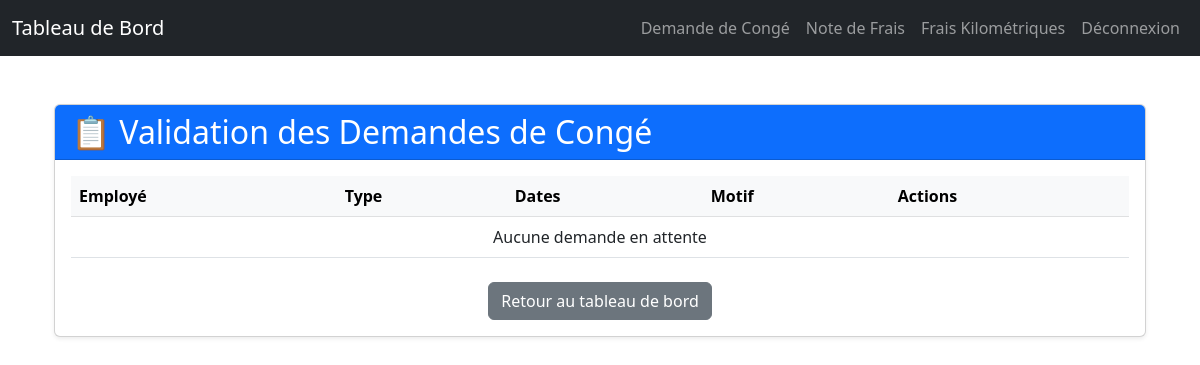
The page /manage-leaves/ (signed in) on the database as committed earlier.
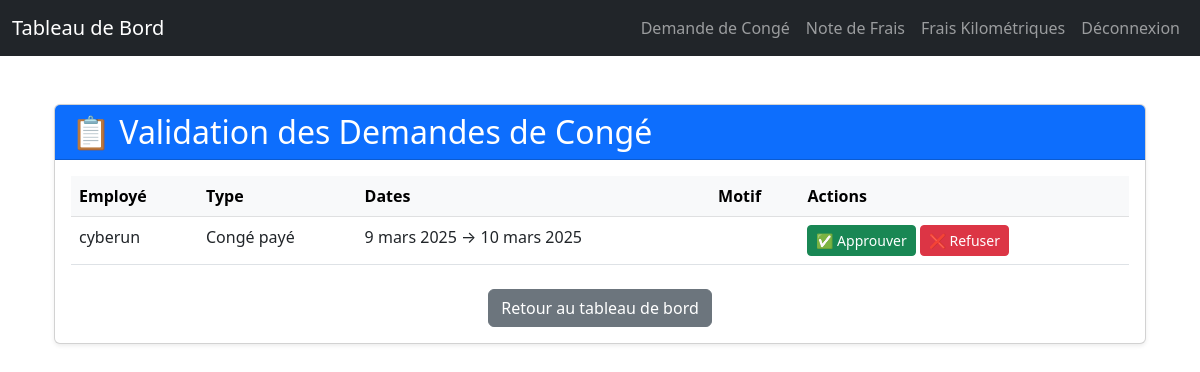
The same page on the database as committed later.
### rh_management/models.py (models this page shows, shortened)
class LeaveRequest(models.Model):
    user = models.ForeignKey(User, on_delete=models.CASCADE)
    leave_type = models.CharField(max_length=10, choices=LEAVE_TYPES, default='CP')  # ✅ Type de congé
    start_date = models.DateField()
    end_date = models.DateField()
    reason = models.TextField(blank=True, null=True)  # ✅ Commentaire optionnel
    status = models.CharField(max_length=10, choices=STATUS_CHOICES, default='pending')  # ✅ Correction
    created_at = models.DateTimeField(auto_now_add=True)

### rh_management/views.py (the view)
# urls.py: path("manage-leaves/", manage_leaves_view, name="manage_leaves"),  # Manage leaves
@login_required
@user_passes_test(is_hr)
def manage_leaves_view(request):
    pending_leaves = LeaveRequest.objects.filter(status='pending')
    return render(request, 'rh_management/manage_leaves.html', {'pending_leaves': pending_leaves})

### rh_management/views.py (called while the page is built)
def is_hr(user):
    return user.is_staff  # Seuls les RH peuvent approuver les congés
    return user.is_staff  # Seuls les RH peuvent approuver les congés

### templates/rh_management/manage_leaves.html
{% extends "base.html" %}
{% block content %}
<div class="container mt-5">
    <div class="card shadow-sm">
        <div class="card-header bg-primary text-white">
            <h2 class="mb-0">📋 Validation des Demandes de Congé</h2>
        </div>
        <div class="card-body">
            <table class="table table-hover">
                <thead class="table-light">
                    <tr>
                        <th>Employé</th>
                        <th>Type</th>
                        <th>Dates</th>
                        <th>Motif</th>
                        <th>Actions</th>
                    </tr>
                </thead>
                <tbody>
                    {% for leave in pending_leaves %}
                    <tr>
                        <td>{{ leave.user.username }}</td>
                        <td>{{ leave.get_leave_type_display }}</td>
                        <td>{{ leave.start_date }} → {{ leave.end_date }}</td>
                        <td>{{ leave.reason }}</td>
                        <td>
                            <a href="{% url 'approve_leave' leave.id %}" class="btn btn-success btn-sm">✅ Approuver</a>
                            <a href="{% url 'reject_leave' leave.id %}" class="btn btn-danger btn-sm">❌ Refuser</a>
                        </td>
                    </tr>
                    {% empty %}
                    <tr>
                        <td colspan="5" class="text-center">Aucune demande en attente</td>
                    </tr>
                    {% endfor %}
                </tbody>
            </table>
            <div class="text-center mt-4">
                <a href="{% url 'dashboard' %}" class="btn btn-secondary">Retour au tableau de bord</a>
            </div>
        </div>
    </div>
</div>
{% endblock %}

### templates/base.html (shortened to what this page needs)
<!DOCTYPE html>
<html lang="fr">
<head>
    <link href="https://cdn.jsdelivr.net/npm/bootstrap@5.3.0/dist/css/bootstrap.min.css" rel="stylesheet">
    <link href="https://cdnjs.cloudflare.com/ajax/libs/font-awesome/6.0.0-beta3/css/all.min.css" rel="stylesheet">
</head>
<body>
    <nav class="navbar navbar-expand-lg navbar-dark bg-dark">
        <div class="container-fluid">
            <a class="navbar-brand" href="{% url 'dashboard' %}">Tableau de Bord</a>
            <div class="collapse navbar-collapse" id="navbarNav">
                <ul class="navbar-nav ms-auto">
                    <li class="nav-item">
                        <a class="nav-link" href="{% url 'leave_request' %}">Demande de Congé</a>
                    </li>
                    <li class="nav-item">
                        <a class="nav-link" href="{% url 'submit_expense' %}">Note de Frais</a>
                    </li>
                    <li class="nav-item">
                        <a class="nav-link" href="{% url 'submit_kilometric_expense' %}">Frais Kilométriques</a>
                    </li>
                    <li class="nav-item">
                        <form method="post" action="{% url 'logout' %}">
                            <button type="submit" class="btn btn-link nav-link">Déconnexion</button>
                        </form>
                    </li>
                </ul>
            </div>
        </div>
    </nav>
    <div class="container mt-4">
        {% block content %} {% endblock %}
    </div>
</body>
</html>

Rows that differ between the two databases and show on the page:
added LeaveRequest: user.username "cyberun", leave_type "Congé payé", start_date "9 mars 2025", end_date "10 mars 2025"
Other text that changed with them:
text no longer shown: "Aucune demande en attente"
